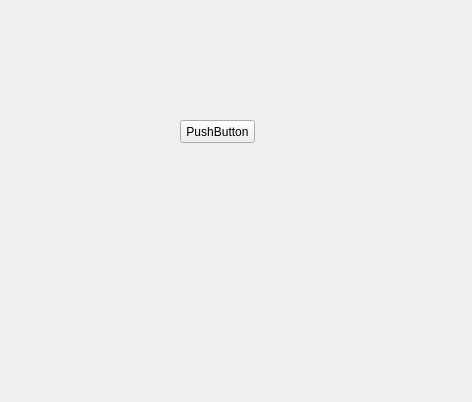
<?xml version="1.0" encoding="UTF-8"?>
<ui version="4.0">
 <class>Form</class>
 <widget class="QWidget" name="Form">
  <property name="geometry">
   <rect>
    <x>0</x>
    <y>0</y>
    <width>472</width>
    <height>402</height>
   </rect>
  </property>
  <property name="windowTitle">
   <string>Form</string>
  </property>
  <widget class="QPushButton" name="pushButton">
   <property name="geometry">
    <rect>
     <x>180</x>
     <y>120</y>
     <width>75</width>
     <height>23</height>
    </rect>
   </property>
   <property name="text">
    <string>PushButton</string>
   </property>
  </widget>
 </widget>
 <resources/>
 <connections>
  <connection>
   <sender>pushButton</sender>
   <signal>clicked()</signal>
   <receiver>Form</receiver>
   <slot>ccc()</slot>
   <hints>
    <hint type="sourcelabel">
     <x>217</x>
     <y>127</y>
    </hint>
    <hint type="destinationlabel">
     <x>382</x>
     <y>154</y>
    </hint>
   </hints>
  </connection>
 </connections>
 <slots>
  <slot>ccc()</slot>
 </slots>
</ui>
